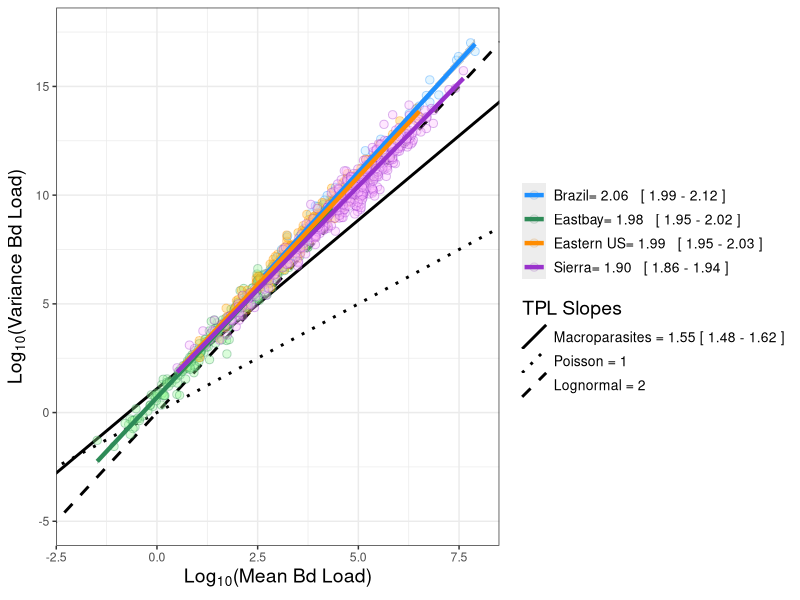

Here is the R script that generated this plot:
### Reproduce Figure 1 (Slope of Taylor's Power Law for each dataset)
### Step 1: Load summary file & keep only groups with at least 3 Bd-positive records (for meaningful mean and variance calculations)
### Step 2: Set function to specify number of decimal places to include (for plot aesthetics)
### Step 3: Run linear regression models with mean fungal load as the predictor variable and variance as the response
### Step 4: Create plot labels by pulling from model output
### Step 5: Plot 
### Optional --> Run based on discrete data (use var_discrete_ceiling_with_zeros & mean_discrete_ceiling_with_zeros)


library(data.table)
library(lme4)
library(ggplot2)


######################################
#### Step 1: Load and format data ####
######################################

#Load summary dataset
full_dat = fread("data/formatted/analysis_aggregation_dataset.csv")

# Keep only datasets with at least 3 bd-positive records to calculate mean and variance
dat = full_dat[full_dat$num_infected>=3,] 

#convert variance and mean to numeric
dat$var_natural_with_zeros = as.numeric(dat$var_natural_with_zeros)
dat$mean_natural_with_zeros = as.numeric(dat$mean_natural_with_zeros)


##################################################################
#### Step 2: Create function to specify decimal place display ####
##################################################################

specify_decimal <- function(x, k) trimws(format(round(x, k), nsmall=k))

##########################################
#### Step 3: Linear regression models ####
##########################################

#Run linear models for each dataset
mod_eastbay = lm(log10(var_natural_with_zeros) ~ log10(mean_natural_with_zeros), data = dat[dat$dataset=="east_bay",])
mod_serdp = lm(log10(var_natural_with_zeros) ~ log10(mean_natural_with_zeros), data = dat[dat$dataset=="serdp",])
mod_sierra = lm(log10(var_natural_with_zeros) ~ log10(mean_natural_with_zeros), data = dat[dat$dataset=="sierra_nevada",])
mod_brazil = lm(log10(var_natural_with_zeros) ~ log10(mean_natural_with_zeros), data = dat[dat$dataset=="brazil",])

####################################
#### Step 4: Create plot labels ####
####################################

#Assign legend text, including confidence interval
l_eastbay = paste("Eastbay=",specify_decimal(coef(mod_eastbay)[2],2),"  [",specify_decimal(confint(mod_eastbay)[2],2),"-",specify_decimal(confint(mod_eastbay)[4],2),"]")
l_serdp = paste("Eastern US=",specify_decimal(coef(mod_serdp)[2],2),"  [",specify_decimal(confint(mod_serdp)[2],2),"-",specify_decimal(confint(mod_serdp)[4],2),"]")
l_sierra = paste("Sierra=",specify_decimal(coef(mod_sierra)[2],2),"  [", specify_decimal(confint(mod_sierra)[2],2),"-",specify_decimal(confint(mod_sierra)[4],2),"]")
l_brazil = paste("Brazil=",specify_decimal(coef(mod_brazil)[2],2),"  [", specify_decimal(confint(mod_brazil)[2],2),"-",specify_decimal(confint(mod_brazil)[4],2),"]")
#l_macro = "Macroparasites= 1.55 [ 1.48 - 1.62 ]"

#join the legend text
stat_lab = rbind(l_brazil,l_eastbay,l_serdp,l_sierra)

legend_lines <- c("Lognormal = 2" = "dotted", "Poisson = 1" = "solid", "Macroparasites = 1.55 [ 1.48 - 1.62 ]" = "dashed")

###############################
#### Step 5: Plot Figure 1 ####
###############################

tpl_plot = ggplot()  + 
  geom_abline(aes(intercept = 1.098, slope =1.551,linetype = "A"), color="black", linewidth=1) + 
  geom_abline(aes(intercept = 0, slope =1,linetype = "B"), color="black", linewidth=1) + 
  geom_abline(aes(intercept = 0, slope =2,linetype = "C"), color="black", linewidth=1) + 
  geom_point(alpha=0.35,size=2.5,shape=21, aes(x=log10(mean_natural_with_zeros), y=log10(var_natural_with_zeros), color=dataset, fill=dataset),data=dat) + 
  geom_smooth(aes(x=log10(mean_natural_with_zeros),y=log10(var_natural_with_zeros), color=dataset),method="lm",se=TRUE,linewidth=1.5,data=dat) + 
  scale_linetype_manual(name="",values = c("solid","dotted","dashed"),labels = c("Macroparasites = 1.55 [ 1.48 - 1.62 ]", "Poisson = 1", "Lognormal = 2")) + 
  scale_fill_manual(name="",values = c("lightskyblue1", "palegreen", "goldenrod1", "plum1"),labels = c(stat_lab[1:nrow(stat_lab)])) +  
  scale_color_manual(name="",values = c("dodgerblue", "seagreen", "darkorange", "darkorchid"),labels = c(stat_lab[1:nrow(stat_lab)])) + guides(color=guide_legend(override.aes=list(fill="lightgray"))) + 
  xlim(-2,8) +  ylim(-5,17.5) + xlab(expression(paste(Log[10],"(Mean Bd Load)", sep=""))) + ylab(expression(paste(Log[10],"(Variance Bd Load)", sep=""))) + theme_bw()  +   theme( legend.text=element_text(size=10), legend.title=element_text(size=14), title = element_text(size=18), axis.title = element_text(size=14),legend.spacing.y = unit(0.1, "cm")) + guides(linetype=guide_legend(title="TPL Slopes"))

### Options for making "null" intercepts fit the data more closely
# geom_abline(aes(intercept = 1.5, slope =1,linetype = "B"), color="black", linewidth=0.5) + 
# geom_abline(aes(intercept = 0.8, slope =2,linetype = "C"), color="black", linewidth=0.5)

#Save plot
ggsave("results/plots/tpl_lin_reg.png",tpl_plot, width=180,height=98,units="mm",dpi=600)


